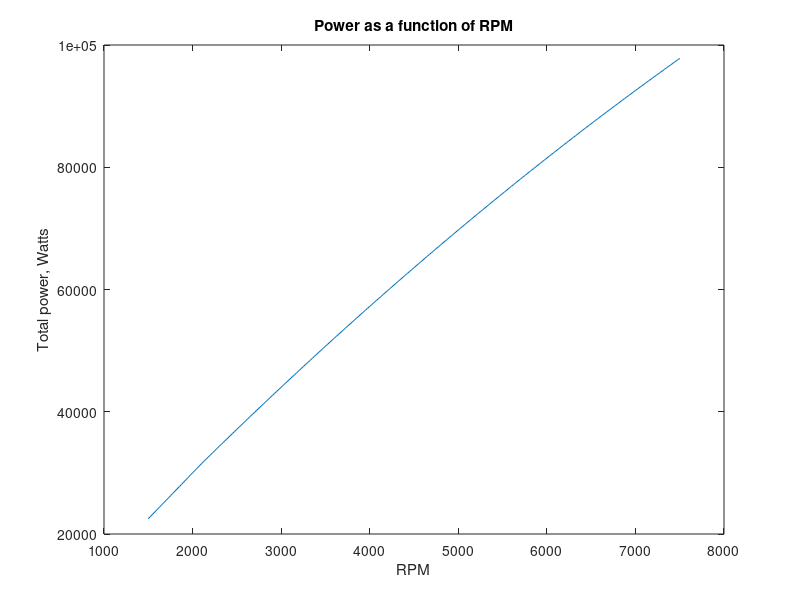
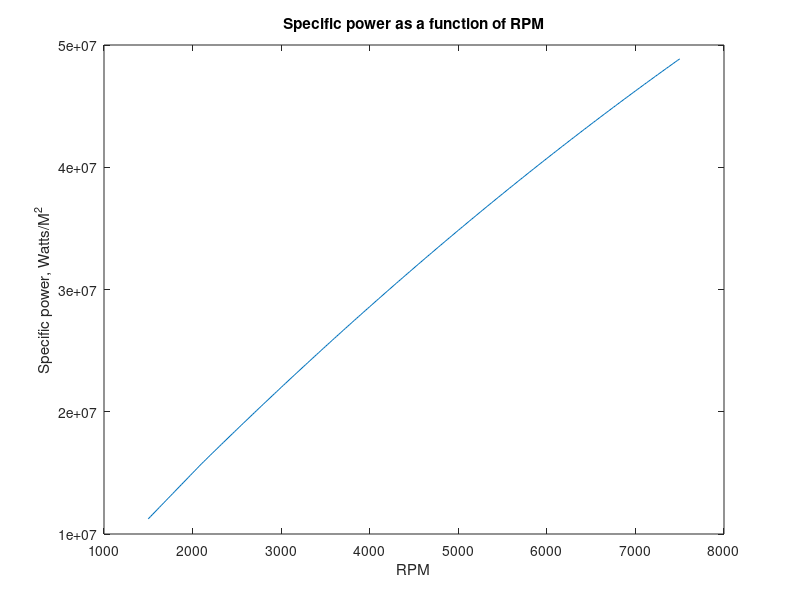
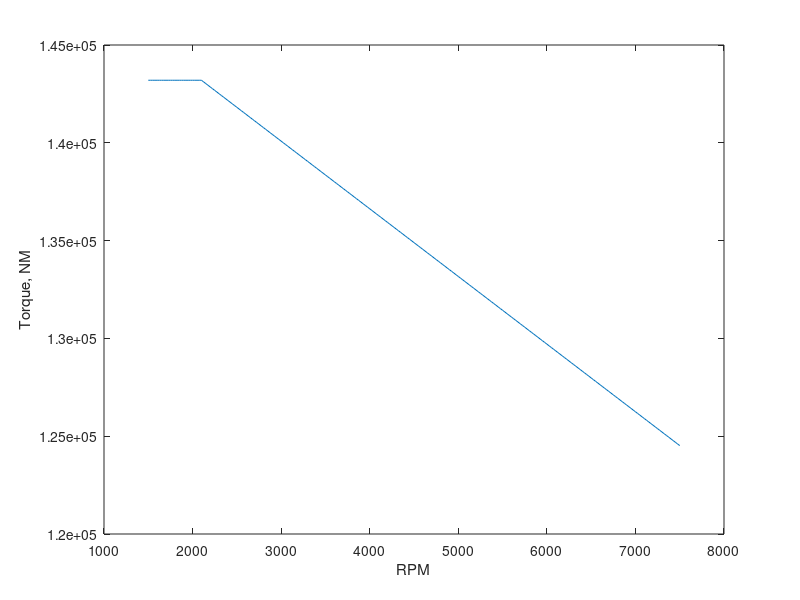
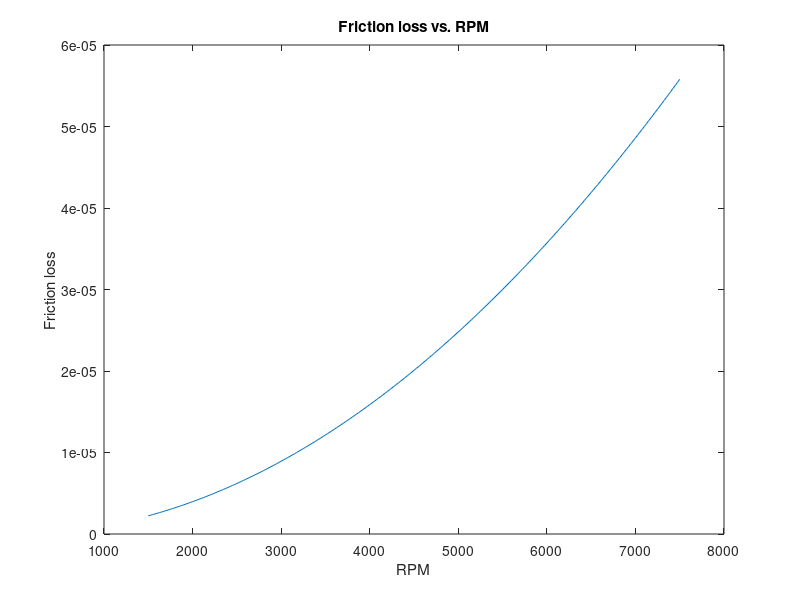

The MATLAB script that drew these images, in order:
%%
clear all
close all
i = 1 

rc = 10
    
% Initial Conditions
p(1) = 101325;%pa
%p(1,i) = p(1)*1000; %pa
T(1) = 294; %k
%(1,i) = 300; %k
gamma = 1.4;
R = 287; %j/kg, gas constant
%rc = 9; % compression ration
Qlhv = 42.7e6; %j/kg
Cp = R*gamma/(gamma-1); 
f = 14.7; % air to fuel ratio

% State 1
rho(1) = p(1)/(R*T(1)); 

% State 2
rho(2) = rho(1) * rc;
p(2) = p(1)* (rho(2)/rho(1))^gamma;
T(2) = p(2)/(rho(2)* R);

% State 3
T(3) = T(2) + .8*Qlhv/(Cp* f); %.8 is thermal efficeny of combustionn
rho(3) = rho(2);
p(3) = rho(3) * R* T(3);

% State 4
rho(4) = rho(1);
p(4) = p(3)* (rho(4)/rho(3))^ (gamma); %this is an estimate, could use refprop to find actual
T(4) = p(4)/(rho(4) * R);
j = 1;
D = .0015
% Work
%m^3
C = 6; % initial guess
Cv = Cp-R;
Ws = Cv*((T(3)-T(2)) - (T(4)-T(1)));
Ma = (D/C)*(rc/(rc-1)) * rho(1);
Wc = Ws*Ma;
Wt = Wc * C; %total work


RPM = 5000
D_cc = 1500

Mf = Ma/f;
Qin = Mf * Qlhv;
S = 2000; %cM/sec
N = RPM/60; %rev/sec
stroke = S/(2 * N) %cM
displacement = D_cc/6;
bore = sqrt(4 * displacement /(pi*stroke))


stroke = .0641
bore = 1.1* stroke 

Vd = ((pi*bore^2*stroke)/4) %meter cubes
V1  = Vd/(1-(1/rc))
Q = Qin /(p(1)*V1)

%Power
N = 5000; % RPM, Max
i = 1
%% Mechanical eff

stroke = stroke / 100
RPM = [2100 9000]
mech_eff = [ .9 .75]

for N = 1500:25:7500
    c = 6 % number of cylinders
    Ubar = 2*(stroke) * N/60
    A = pi * bore * stroke/100
    m = .17 % mm
    m = .07/1000 %m

    %u = (8.34* 10^-5) * e^(1474/(temp - 368)
    u = 1.44E-4
    %https://wiki.anton-paar.com/en/engine-oil/
    u = .0119

    t = u * (Ubar / m)
    f = A * t 

    Pf(i) = 1.5 * c * Ubar * f
    

    if N<= 2100
        mechanical_eff = .9
    else
        mechanical_eff = interp1(RPM, mech_eff, N, 'linear')
    end
    Power(i) = Wt * N/120;
    P_rate(i) = .8 * Power(i); 
    P_specific(i) = mechanical_eff* Ws * N/120;
    P_cylinder(i) = P_specific(i) * Ma;
    P_total(i) = P_cylinder(i) * C;
    %p_real(i) = ((P_total(i) - Pf(i))/(P_total(i))) * P_total(i)
    
    P_hp(i) = P_total(i)/745.699872;
    % SFC
    SFC(i) = (C * Ma/f)/(Wt); %kg/kj
    SFC_Converted(i) = SFC(i) * 3.6e9; %g/Kw-hr
    Torque(i) = 9548.8 * P_total(i)/N;
    
    i = i + 1;
end

figure 
plot(1500: 25:7500, P_total);
xlabel('RPM')
ylabel('Total power, Watts')
title('Power as a function of RPM')

figure 
plot(1500: 25:7500, P_specific);
xlabel('RPM')
ylabel('Specific power, Watts/M^2')
title('Specific power as a function of RPM')


figure 
plot(1500: 25:7500, Torque);
xlabel('RPM')
ylabel('Torque, NM')

figure 
plot(1500: 25:7500, Pf);
xlabel('RPM')
ylabel('Friction loss')
title('Friction loss vs. RPM')
%S(1, i)= refpropm('S','D',rho(1,i), 'P',p(1, i)/1e3, 'air.ppf');
%S(2, i)= refpropm('S','D',rho(2, i), 'P',p(2, i)/1e3, 'air.ppf');
%S(3, i)= refpropm('S','D',rho(3, i), 'P',p(3, i)/1e3, 'air.ppf');
%S(4, i)= refpropm('S','D',rho(4, i), 'P',p(4, i)/1e3, 'air.ppf');


%plot(P_hp(i,:),.0015 : .000050 : .0018 )
otto_eff = 1-(1/rc^(gamma-1));
o_eff = 1-(T(4)-T(1))./(T(3)-T(2));
 
%st = strcat('Displacement =  ' , num2str(.00150 + .00005*(i-1)), ' cc')
%ht = text(SFC_Converted(1, i ),9.3, st);
%set(ht, 'Rotation', 85)  
